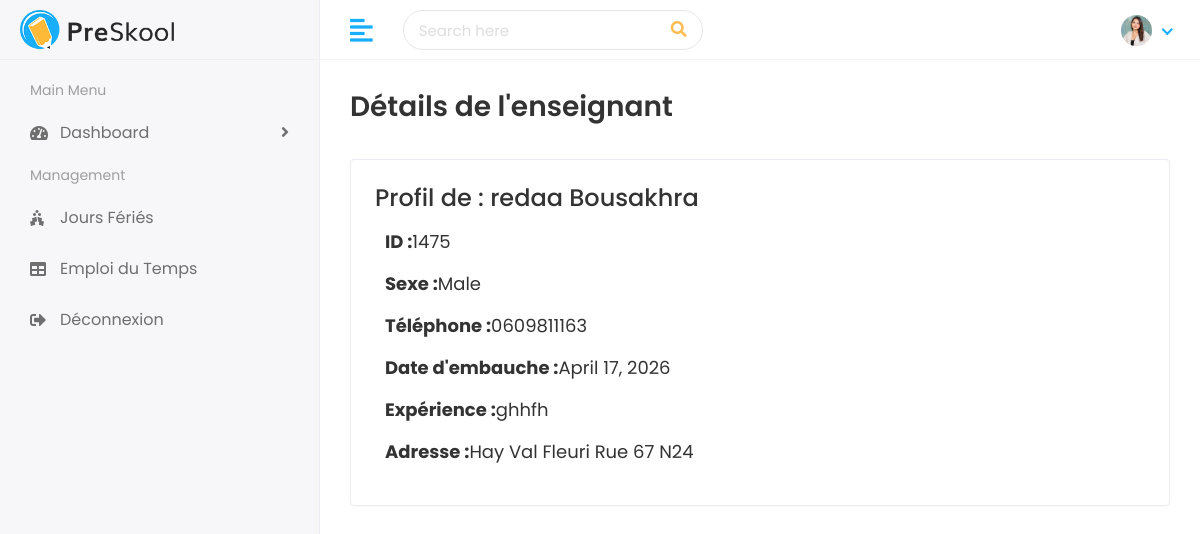
The app's page /teachers/1475/ with its own data.
### faculty/models.py (models this page shows, shortened)
class Teacher(models.Model):
    teacher_id = models.CharField(max_length=20, unique=True, verbose_name="ID Enseignant")
    first_name = models.CharField(max_length=100, verbose_name="Prénom")
    last_name = models.CharField(max_length=100, verbose_name="Nom")
    gender = models.CharField(max_length=10, choices=[('Male', 'Masculin'), ('Female', 'Féminin')], verbose_name="Genre")
    date_of_birth = models.DateField(verbose_name="Date de naissance")
    joining_date = models.DateField(verbose_name="Date d'embauche")
    mobile_number = models.CharField(max_length=15, verbose_name="Numéro de téléphone")
    address = models.TextField(blank=True, null=True, verbose_name="Adresse")
    experience = models.CharField(max_length=50, blank=True, null=True, verbose_name="Expérience")
    image = models.ImageField(upload_to='teachers/', blank=True, null=True, verbose_name="Photo de profil")

### faculty/views.py (the view)
# urls.py: path('teachers/<str:teacher_id>/', views.view_teacher, name='view_teacher'),
def view_teacher(request, teacher_id):
    teacher = get_object_or_404(Teacher, teacher_id=teacher_id)
    return render(request, 'teachers/teacher-details.html', {'teacher': teacher})

### templates/teachers/teacher-details.html (shortened to what this page needs)
{% extends 'Home/base.html' %}
{% load static %}
{% block body %}
<div class="page-wrapper">
<div class="content container-fluid">
    <div class="page-header">
        <div class="row">
            <div class="col-sm-12">
                <h3 class="page-title">Détails de l'enseignant</h3>
            </div>
        </div>
    </div>
    <div class="card">
        <div class="card-body">
            <div class="row">
                <div class="col-md-12">
                    <div class="about-info">
                        <h4>Profil de : {{ teacher.first_name }} {{ teacher.last_name }}</h4>
                        <div class="media mt-3">
                            <div class="media-body">
                                <ul>
                                    <li><strong>ID :</strong> {{ teacher.teacher_id }}</li>
                                    <li><strong>Sexe :</strong> {{ teacher.gender }}</li>
                                    <li><strong>Téléphone :</strong> {{ teacher.mobile_number }}</li>
                                    <li><strong>Date d'embauche :</strong> {{ teacher.joining_date }}</li>
                                    <li><strong>Expérience :</strong> {{ teacher.experience }}</li>
                                    <li><strong>Adresse :</strong> {{ teacher.address }}</li>
                                </ul>
                            </div>
                        </div>
                    </div>
                </div>
            </div>
        </div>
    </div>
</div>
</div>
{% endblock %}

### static/assets/css/style.css (style rules this page uses)
html { height: 100%; }
body { background-color: #fff; color: #333; font-family: 'Poppins', sans-serif; font-size: 1rem; height: 100%; line-height: 1.5; overflow-x: hidden; }
h1, h2, h3, h4, h5, h6 { font-family: 'Poppins', sans-serif; margin-top: 0; }
ul, ol { padding: 0px; list-style: none; }
.card { border: 1px solid #ececf5; box-shadow: 0 1px 3px 0 rgba(0, 0, 0, 0.03); margin-bottom: 1.875rem; }
.card-body { padding: 1.5rem; }
.page-wrapper { margin-left: 320px; padding-top: 60px; position: relative; transition: all 0.4s ease; }
.page-wrapper > .content { padding: 1.875rem 1.875rem 0; }
.page-header { margin-bottom: 1.875rem; }
.page-title { font-size: 28px; font-weight: 600; color: #333; margin-bottom: 5px; }
.about-info ul li { font-size: 18px; margin: 0px 0px 15px 10px; display: flex; }

### records on screen
Teacher: first_name "redaa", last_name "Bousakhra", teacher_id "1475", gender "Male", mobile_number "0609811163", joining_date "April 17, 2026", experience "ghhfh", address "Hay Val Fleuri Rue 67 N24"
